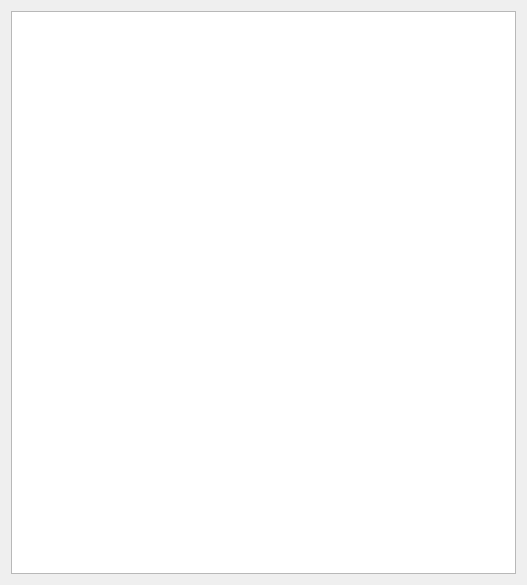
<?xml version="1.0" encoding="UTF-8"?>
<ui version="4.0">
 <class>File</class>
 <widget class="QMainWindow" name="File">
  <property name="geometry">
   <rect>
    <x>0</x>
    <y>0</y>
    <width>527</width>
    <height>585</height>
   </rect>
  </property>
  <property name="windowTitle">
   <string>File</string>
  </property>
  <widget class="QWidget" name="centralWidget">
   <layout class="QGridLayout" name="gridLayout">
    <item row="0" column="0">
     <widget class="QPlainTextEdit" name="plainTextEdit"/>
    </item>
   </layout>
  </widget>
 </widget>
 <layoutdefault spacing="6" margin="11"/>
 <resources/>
 <connections/>
</ui>
